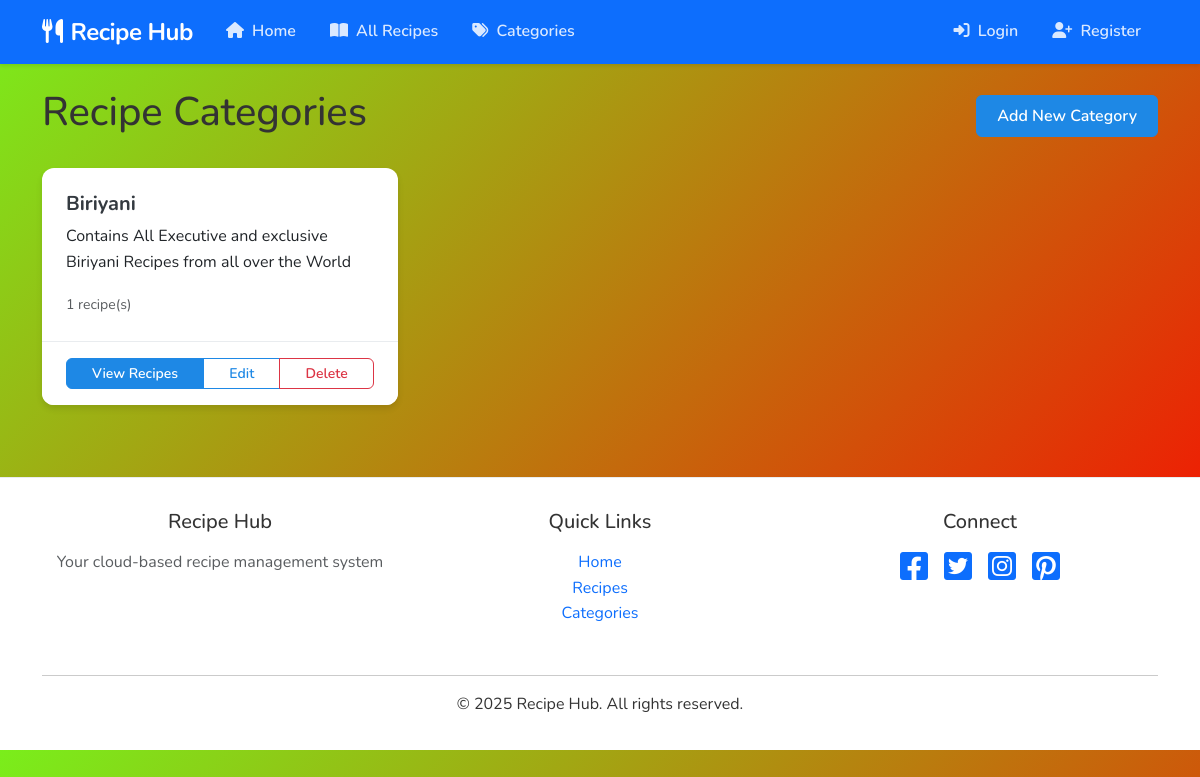
Page /categories/ on the committed database.
### recipes/models.py (models this page shows, shortened)
class Category(models.Model):
    name = models.CharField(max_length=100)
    description = models.TextField(blank=True)
    author = models.ForeignKey(User, on_delete=models.CASCADE, related_name="categories", null=True)
    class Meta:
        verbose_name_plural = "Categories"

### recipes/views.py (the view)
# urls.py: path('categories/', views.category_list, name='category_list'),
def category_list(request):
    categories = Category.objects.all()
    return render(request, 'recipes/category_list.html', {'categories': categories})

### templates/recipes/category_list.html (shortened to what this page needs)
{% extends 'base.html' %}
{% block content %}
<div class="d-flex justify-content-between align-items-center mb-4">
    <h1>Recipe Categories</h1>
    <a href="{% url 'category_create' %}" class="btn btn-primary">Add New Category</a>
</div>
{% if categories %}
    <div class="row">
        {% for category in categories %}
            <div class="col-md-4 mb-4">
                <div class="card h-100">
                    <div class="card-body">
                        <h5 class="card-title">{{ category.name }}</h5>
                        <p class="card-text">{{ category.description|default:"No description provided." }}</p>
                        <p class="card-text"><small class="text-muted">{{ category.recipes.count }} recipe(s)</small></p>
                    </div>
                    <div class="card-footer">
                        <div class="btn-group w-100">
                            <a href="{% url 'recipe_list' %}?category={{ category.id }}" class="btn btn-sm btn-primary">View Recipes</a>
                            <a href="{% url 'category_update' category.pk %}" class="btn btn-sm btn-outline-primary">Edit</a>
                            <a href="{% url 'category_delete' category.pk %}" class="btn btn-sm btn-outline-danger">Delete</a>
                        </div>
                    </div>
                </div>
            </div>
        {% endfor %}
    </div>
{% else %}
    <div class="alert alert-info">
        No categories available yet. <a href="{% url 'category_create' %}">Add your first category!</a>
    </div>
{% endif %}
{% endblock %}

### static/css/custom.css (style rules this page uses)
:root { --primary-color: #1e88e5; --primary-dark: #1565c0; --primary-light: #64b5f6; --accent-color: #ff9800; --success-color: #4caf50; --warning-color: #ff9800; --danger-color: #f44336; --gray-100: #f8f9fa; --gray-200: #e9ecef; --gray-300: #dee2e6; --gray-800: #343a40; --box-shadow: 0 4px 6px rgba(0, 0, 0, 0.1); --transition: all 0.3s ease; }
body { font-family: 'Nunito', 'Segoe UI', Roboto, sans-serif; color: #333; line-height: 1.6; background:linear-gradient(135deg, #7aee1b, #ff0000); }
.card { border: none; border-radius: 12px; box-shadow: var(--box-shadow); transition: var(--transition); overflow: hidden; }
.card-title { margin-bottom: 0.5rem; font-weight: 700; color: var(--gray-800); }
.card-body { padding: 1.5rem; }
.card-footer { background-color: white; border-top: 1px solid var(--gray-200); padding: 1rem 1.5rem; }
.btn { border-radius: 6px; font-weight: 600; padding: 0.5rem 1.25rem; transition: var(--transition); }
.btn-primary { background-color: var(--primary-color); border-color: var(--primary-color); }
.btn-outline-primary { color: var(--primary-color); border-color: var(--primary-color); }
.btn-sm { padding: 0.25rem 0.75rem; font-size: 0.875rem; }

### rows in the picture
Category: name "Biriyani", description "Contains All Executive and exclusive Biriyani Recipes from all over the World", recipes.count "1"
